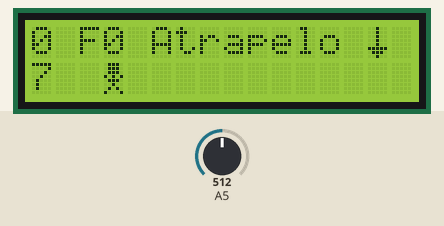
This sketch was run on a simulated Arduino Uno, built with avr-gcc and run on an emulated ATmega328P. On the bench: 16×2 character LCD. Inputs (shaded band) come from the test bench; at power-on: A5 = 512. Random numbers use the default seed unless the sketch sets one.

Above: at 0.97 s.
1.3 s: A5 set to 12
2.8 s: A5 set to 9
At 3.2 s:
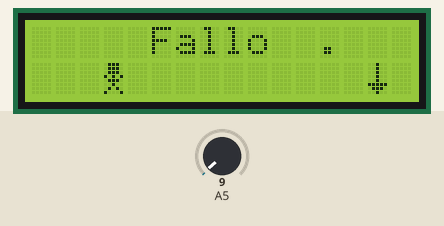
4.3 s: A5 set to 26
At 6.03 s:
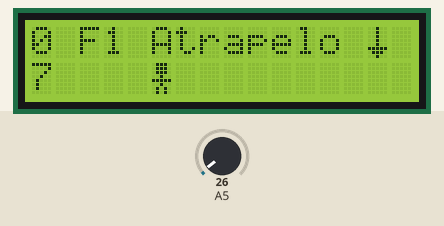

Measured:
- the behaviour switches between 11 and 10 on A5 (found by bisection; images 0 and 1)

The sketch:

Proyecto_14-Atrapa_Fugitivos.ino
```cpp
/*  Atrapa los 7 Fugitivos
 *  Juego con LCD 2x16 y Arduino
 *  By: www.elprofegarcia.com  componentes comprados en: www.dinastiatecnologica.com
 *  Atrapa los fugitivos al poner tierra en el puerto analogo A5
 */
#include <LiquidCrystal.h>

LiquidCrystal lcd(12, 11, 5, 4, 3, 2);   // Configura pines de salida para el LCD

// defino los nuevo caracter o imagenes
byte letra1[8] = { B01110, B01110, B01110, B00100, B11111, B00100, B01010, B01010 }; // fugitivo
byte letra2[8] = { B01110, B01110, B01110, B10101, B01110, B00100, B01010, B10001 };

byte letra3[8] = { B00100, B00100, B00100, B00100, B00100, B11111, B01110, B00100 }; //flecha

byte letra0[8] = { B00000, B00000, B00000, B00000, B00000, B00000, B00000, B00000 }; // blanco
byte letra4[8] = { B01110, B01110, B01110, B11111, B10101, B01110, B01010, B11011 }; // atrapado

int x=0;
int y=1;
int retardo=200;
int presos=0;
int libres=7;
int fallas=0;
int puntaje=0;

void setup() {
  lcd.begin(16, 2);               // Configura el LCD con 16 columnas y 2 filas
  lcd.createChar(1, letra1);      // asigna los nuevos caracteres por numeros
  lcd.createChar(2, letra2);
  lcd.createChar(3, letra3);
  lcd.createChar(0, letra0);
  lcd.createChar(4, letra4);
}

void loop() {

  lcd.setCursor(0, 0);   // Posicion del letrero en 0,0
  lcd.print(presos);
  lcd.setCursor(2, 0);   // Posicion del letrero en 2,0
  lcd.print("F");
  lcd.setCursor(3, 0);   // Posicion del letrero en 3,0
  lcd.print(fallas);
  lcd.setCursor(0, 1);   // Posicion del letrero en 0,1
  lcd.print(libres);

  lcd.setCursor(x,y);  // imagen fugitivo 1
  lcd.write(byte(1));
  delay(retardo);

  lcd.setCursor(x,y);  // imagen fugitivo 2
  lcd.write(byte(2));
  delay(retardo);

  lcd.clear();        // borrar Pantalla

  lcd.setCursor(14,0); // Flecha en posicion
  lcd.write(byte(3));

  lcd.setCursor(5, 0);   // Posicion del letrero
  lcd.print("Atrapelo");

  if (analogRead(A5)<= 10) {  // Si es oprimido el interruptor A5
    lcd.setCursor(14,0);       // Se borra la flecha
    lcd.write(byte(0));
    lcd.setCursor(14,1);      // Baja la flecha
    lcd.write(byte(3));

    if (x == 14) {            // Si coincide en la posicion 14 y es capturado
       lcd.setCursor(5, 0);
       lcd.print("Bien   .");
       lcd.setCursor(x,y);    // Coloca imagen de capturado
       lcd.write(byte(4));
       presos++;
       libres--;
    }
    else{                        // Cuando no es capturado
       lcd.setCursor(5, 0);
       lcd.print("Fallo  .");
       lcd.setCursor(x,y);       // donde quedo el corredor, Imagen de que sigue libre
       lcd.write(byte(2));
       fallas++;
    }
  delay(3000);                     // Espera 3 segundos
  }

  x=x+1;                         // avanza el corredor

  if (x>=16) {
     x=0;                        // al pasar regresa al inicio
  }

  retardo = random(1,150);       // Escoge un retardo aleatorio

 if (fallas == 3) {                 // Si coincide en la posicion 14 y es capturado
       lcd.clear();                 // borrar Pantalla
       lcd.setCursor(3, 0);
       lcd.print("NO PUDO ...");
       puntaje=presos-fallas;
       lcd.setCursor(3, 1);
       lcd.print("Puntaje:");
       lcd.setCursor(12, 1);
       lcd.print(puntaje);
       delay (7000);
       presos=0;
       libres=7;
       fallas=0;
       lcd.clear();        // borrar Pantalla
    }
 if (libres == 0) {             // Si coincide en la posicion 14 y es capturado
       lcd.clear();             // borrar Pantalla
       lcd.setCursor(3, 0);
       if (fallas == 0) {              // Si no hubo fallas
         lcd.print("EXCELENTE!!!!");
       }
       else{
         lcd.print("PUEDE MEJORAR");    // si termino pero con alguna falla
       }

       puntaje=presos-fallas;
       lcd.setCursor(3, 1);
       lcd.print("Puntaje:");
       lcd.setCursor(12, 1);
       lcd.print(puntaje);               // Puntaje final
       delay (7000);
       presos=0;
       libres=7;
       fallas=0;
       lcd.clear();        // borrar Pantalla
    }
}
```
